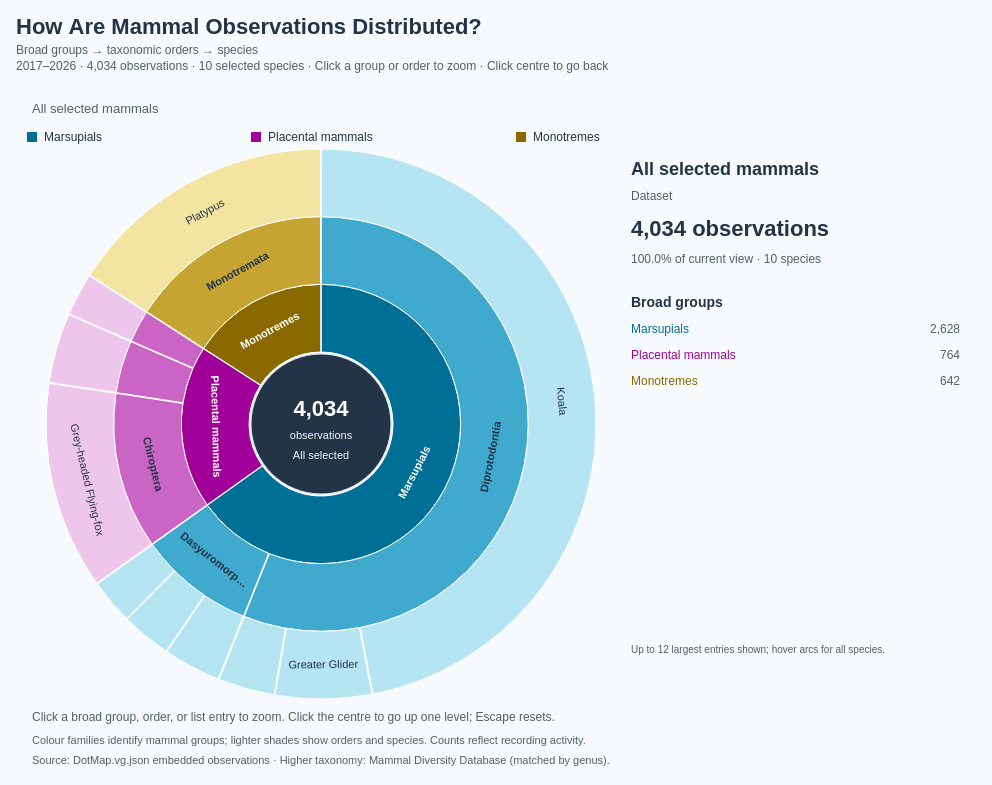

Write the Vega-Lite specification saved for this chart.
### Vega specification from a JSON file in a GitHub repository (floating-point values rounded to 4 significant figures)
{"$schema": "https://vega.github.io/schema/vega/v5.json", "description": "Zoomable sunburst using exactly the 4,034 observations for the 10 species embedded in DotMap.vg.json. Broad mammal group → taxonomic order → species. Species counts are aggregated directly from DotMap observations, including its coordinate and species selection. Higher taxonomy matched by genus to the Mammal Diversity Database, https://raw.githubusercontent.com/mammaldiversity/mammaldiversity.github.io/master/_data/mdd.csv (retrieved 2026-10-10); input scientific names retained. Internal counts are zero to avoid double counting. Counts reflect recording activity, not animal abundance. Click groups or orders to focus; click centre to return to parent; Escape resets. All data embedded. Species leaves use the shared BumpChart species colours; internal rings retain broad-group colours. Uses the 10 most recent available observation years (2017–2026), including partial 2026.", "width": 960, "height": 680, "padding": 16, "background": "#f7fafc", "title": {"text": "How Are Mammal Observations Distributed?", "subtitle": ["Broad groups → taxonomic orders → species", "2017–2026 · 4,034 observations · 10 selected species · Click a group or order to zoom · Click centre to go back"], "anchor": "start", "fontSize": 22, "color": "#243447", "subtitleFontSize": 12, "subtitleColor": "#52606d", "offset": 16, "subtitlePadding": 6, "subtitleLineHeight": 16}, "signals": [{"name": "focus", "value": "all", "on": [{"events": "@segments:click, @childLabels:click", "update": "datum.children > 0 ? datum.id : focus"}, {"events": "@centre:click", "update": "focus === 'all' ? 'all' : data('focusNode')[0].parent"}, {"events": "view:keydown[event.key === 'Escape']", "update": "'all'"}]}, {"name": "hovered", "value": null, "on": [{"events": "@segments:mouseover, @childLabels:mouseover", "update": "datum.id"}, {"events": "@segments:mouseout, @childLabels:mouseout", "update": "null"}, {"events": {"signal": "focus"}, "update": "null"}]}, {"name": "current", "update": "data('focusNode')[0]"}, {"name": "hole", "value": 72}, {"name": "radius", "value": 275}, {"name": "ring", "update": "(radius - hole) / (3 - current.depth)"}, {"name": "detail", "update": "hovered ? data('hoverNode')[0] : current"}], "data": [{"name": "taxonomy", "values": [{"id": "all", "parent": null, "label": "All selected mammals", "level": "Dataset", "count": 0, "path": "All selected mammals", "total": 4034, "speciesCount": 10}, {"id": "Marsupials", "parent": "all", "label": "Marsupials", "group": "Marsupials", "level": "Broad group", "count": 0, "path": "All selected mammals → Marsupials", "total": 2628, "speciesCount": 6}, {"id": "order:Dasyuromorphia", "parent": "Marsupials", "label": "Dasyuromorphia", "group": "Marsupials", "level": "Order", "count": 0, "path": "Marsupials → Dasyuromorphia", "total": 366, "speciesCount": 3}, {"id": "species:Dasyurus maculatus", "parent": "order:Dasyuromorphia", "label": "Spotted-tailed Quoll", "scientific": "Dasyurus maculatus", "group": "Marsupials", "level": "Species", "count": 120, "path": "Marsupials → Dasyuromorphia → Spotted-tailed Quoll", "total": 120, "speciesCount": 1}, {"id": "species:Dasyurus viverrinus", "parent": "order:Dasyuromorphia", "label": "Eastern Quoll", "scientific": "Dasyurus viverrinus", "group": "Marsupials", "level": "Species", "count": 108, "path": "Marsupials → Dasyuromorphia → Eastern Quoll", "total": 108, "speciesCount": 1}, {"id": "species:Sarcophilus harrisii", "parent": "order:Dasyuromorphia", "label": "Tasmanian Devil", "scientific": "Sarcophilus harrisii", "group": "Marsupials", "level": "Species", "count": 138, "path": "Marsupials → Dasyuromorphia → Tasmanian Devil", "total": 138, "speciesCount": 1}, {"id": "order:Diprotodontia", "parent": "Marsupials", "label": "Diprotodontia", "group": "Marsupials", "level": "Order", "count": 0, "path": "Marsupials → Diprotodontia", "total": 2262, "speciesCount": 3}, {"id": "species:Petauroides volans", "parent": "order:Diprotodontia", "label": "Greater Glider", "scientific": "Petauroides volans", "group": "Marsupials", "level": "Species", "count": 230, "path": "Marsupials → Diprotodontia → Greater Glider", "total": 230, "speciesCount": 1}, {"id": "species:Phascolarctos cinereus", "parent": "order:Diprotodontia", "label": "Koala", "scientific": "Phascolarctos cinereus", "group": "Marsupials", "level": "Species", "count": 1896, "path": "Marsupials → Diprotodontia → Koala", "total": 1896, "speciesCount": 1}, {"id": "species:Setonix brachyurus", "parent": "order:Diprotodontia", "label": "Quokka", "scientific": "Setonix brachyurus", "group": "Marsupials", "level": "Species", "count": 136, "path": "Marsupials → Diprotodontia → Quokka", "total": 136, "speciesCount": 1}, {"id": "Placental mammals", "parent": "all", "label": "Placental mammals", "group": "Placental mammals", "level": "Broad group", "count": 0, "path": "All selected mammals → Placental mammals", "total": 764, "speciesCount": 3}, {"id": "order:Carnivora", "parent": "Placental mammals", "label": "Carnivora", "group": "Placental mammals", "level": "Order", "count": 0, "path": "Placental mammals → Carnivora", "total": 103, "speciesCount": 1}, {"id": "species:Neophoca cinerea", "parent": "order:Carnivora", "label": "Australian Sea Lion", "scientific": "Neophoca cinerea", "group": "Placental mammals", "level": "Species", "count": 103, "path": "Placental mammals → Carnivora → Australian Sea Lion", "total": 103, "speciesCount": 1}, {"id": "order:Chiroptera", "parent": "Placental mammals", "label": "Chiroptera", "group": "Placental mammals", "level": "Order", "count": 0, "path": "Placental mammals → Chiroptera", "total": 494, "speciesCount": 1}, {"id": "species:Pteropus poliocephalus", "parent": "order:Chiroptera", "label": "Grey-headed Flying-fox", "scientific": "Pteropus poliocephalus", "group": "Placental mammals", "level": "Species", "count": 494, "path": "Placental mammals → Chiroptera → Grey-headed Flying-fox", "total": 494, "speciesCount": 1}, {"id": "order:Lagomorpha", "parent": "Placental mammals", "label": "Lagomorpha", "group": "Placental mammals", "level": "Order", "count": 0, "path": "Placental mammals → Lagomorpha", "total": 167, "speciesCount": 1}, {"id": "species:Oryctolagus cuniculus", "parent": "order:Lagomorpha", "label": "European Rabbit", "scientific": "Oryctolagus cuniculus", "group": "Placental mammals", "level": "Species", "count": 167, "path": "Placental mammals → Lagomorpha → European Rabbit", "total": 167, "speciesCount": 1}, {"id": "Monotremes", "parent": "all", "label": "Monotremes", "group": "Monotremes", "level": "Broad group", "count": 0, "path": "All selected mammals → Monotremes", "total": 642, "speciesCount": 1}, {"id": "order:Monotremata", "parent": "Monotremes", "label": "Monotremata", "group": "Monotremes", "level": "Order", "count": 0, "path": "Monotremes → Monotremata", "total": 642, "speciesCount": 1}, {"id": "species:Ornithorhynchus anatinus", "parent": "order:Monotremata", "label": "Platypus", "scientific": "Ornithorhynchus anatinus", "group": "Monotremes", "level": "Species", "count": 642, "path": "Monotremes → Monotremata → Platypus", "total": 642, "speciesCount": 1}]}, {"name": "tree", "source": "taxonomy", "transform": [{"type": "stratify", "key": "id", "parentKey": "parent"}, {"type": "partition", "field": "count", "sort": {"field": "value", "order": "descending"}, "size": [1, 1]}]}, {"name": "focusNode", "source": "tree", "transform": [{"type": "filter", "expr": "datum.id === focus"}]}, {"name": "hoverNode", "source": "tree", "transform": [{"type": "filter", "expr": "datum.id === hovered"}]}, {"name": "visible", "source": "tree", "transform": [{"type": "filter", "expr": "datum.depth > current.depth && datum.x0 >= current.x0 - 1e-10 && datum.x1 <= current.x1 + 1e-10"}, {"type": "formula", "expr": "2 * PI * (datum.x0 - current.x0) / (current.x1 - current.x0)", "as": "start"}, {"type": "formula", "expr": "2 * PI * (datum.x1 - current.x0) / (current.x1 - current.x0)", "as": "end"}, {"type": "formula", "expr": "hole + (datum.depth - current.depth - 1) * ring", "as": "inner"}, {"type": "formula", "expr": "hole + (datum.depth - current.depth) * ring", "as": "outer"}, {"type": "formula", "expr": "(datum.start + datum.end) / 2", "as": "mid"}]}, {"name": "children", "source": "tree", "transform": [{"type": "filter", "expr": "datum.parent === focus"}, {"type": "window", "sort": {"field": ["total", "label"], "order": ["descending", "ascending"]}, "ops": ["row_number"], "as": ["rank"]}, {"type": "filter", "expr": "datum.rank <= 12"}]}, {"name": "groupLegend", "values": [{"group": "Marsupials", "x": 16}, {"group": "Placental mammals", "x": 240}, {"group": "Monotremes", "x": 505}]}], "scales": [{"name": "groupColor", "type": "ordinal", "domain": ["Marsupials", "Placental mammals", "Monotremes"], "range": ["#006F95", "#A00097", "#8A6900"]}, {"name": "orderColor", "type": "ordinal", "domain": ["Marsupials", "Placental mammals", "Monotremes"], "range": ["#40A9CE", "#CA65C5", "#C5A431"]}, {"name": "leafColor", "type": "ordinal", "domain": ["Marsupials", "Placental mammals", "Monotremes"], "range": ["#B5E4F2", "#EEC6EC", "#F3E4A1"]}], "marks": [{"name": "breadcrumb", "type": "text", "interactive": false, "encode": {"update": {"x": {"value": 16}, "y": {"value": 24}, "text": {"signal": "current.path"}, "fontSize": {"value": 13}, "fill": {"value": "#52606d"}, "limit": {"value": 920}}}}, {"name": "segments", "type": "arc", "from": {"data": "visible"}, "encode": {"update": {"x": {"value": 305}, "y": {"value": 335}, "startAngle": {"field": "start"}, "endAngle": {"field": "end"}, "innerRadius": {"field": "inner"}, "outerRadius": {"field": "outer"}, "fill": {"signal": "scale(datum.depth === 1 ? 'groupColor' : datum.depth === 2 ? 'orderColor' : 'leafColor', datum.group)"}, "fillOpacity": {"value": 1}, "stroke": {"signal": "hovered === datum.id ? '#243447' : '#ffffff'"}, "strokeWidth": {"signal": "hovered === datum.id ? 2.5 : 1"}, "padAngle": {"value": 0.003}, "cursor": {"signal": "datum.children > 0 ? 'pointer' : 'default'"}, "tooltip": {"signal": "{'Name': datum.label, 'Level': datum.level, 'Scientific name': datum.scientific || '—', 'Observations': format(datum.total, ',d'), 'Share of current view': format(datum.total / current.total, '.1%'), 'Species': datum.speciesCount, 'Action': datum.children > 0 ? 'Click to zoom' : 'Species observation records'}"}, "description": {"signal": "datum.path + ': ' + format(datum.total, ',d') + ' observations'"}}}}, {"name": "arcLabels", "type": "text", "interactive": false, "from": {"data": "visible"}, "encode": {"update": {"x": {"value": 305}, "y": {"value": 335}, "theta": {"field": "mid"}, "radius": {"signal": "(datum.inner + datum.outer) / 2"}, "angle": {"signal": "datum.mid * 180 / PI + (datum.mid > PI / 2 && datum.mid < 3 * PI / 2 ? 180 : 0)"}, "align": {"value": "center"}, "baseline": {"value": "middle"}, "text": {"field": "label"}, "fontSize": {"value": 11}, "fontWeight": {"signal": "datum.children > 0 ? 'bold' : 'normal'"}, "fill": {"signal": "datum.depth === 1 ? '#ffffff' : '#243447'"}, "limit": {"signal": "min(130, (datum.end - datum.start) * (datum.inner + datum.outer) / 2 - 12)"}, "opacity": {"signal": "(datum.end - datum.start) * (datum.inner + datum.outer) / 2 > 65 ? 1 : 0"}}}}, {"name": "centre", "type": "arc", "encode": {"update": {"x": {"value": 305}, "y": {"value": 335}, "startAngle": {"value": 0}, "endAngle": {"signal": "2 * PI"}, "innerRadius": {"value": 0}, "outerRadius": {"signal": "hole - 2"}, "fill": {"value": "#243447"}, "stroke": {"value": "#dce4ed"}, "cursor": {"signal": "focus === 'all' ? 'default' : 'pointer'"}, "tooltip": {"signal": "focus === 'all' ? 'All selected mammal observations' : 'Return to ' + current.parent"}}}}, {"name": "centreCount", "type": "text", "interactive": false, "encode": {"update": {"x": {"value": 305}, "y": {"value": 327}, "text": {"signal": "format(current.total, ',d')"}, "fontSize": {"value": 22}, "fill": {"value": "#ffffff"}, "align": {"value": "center"}, "fontWeight": {"value": "bold"}}}}, {"name": "centreCaption", "type": "text", "interactive": false, "encode": {"update": {"x": {"value": 305}, "y": {"value": 350}, "text": {"value": "observations"}, "fontSize": {"value": 11}, "fill": {"value": "#F1F4F8"}, "align": {"value": "center"}}}}, {"name": "centreBack", "type": "text", "interactive": false, "encode": {"update": {"x": {"value": 305}, "y": {"value": 370}, "text": {"signal": "focus === 'all' ? 'All selected' : '↑ Go back'"}, "fontSize": {"value": 11}, "fill": {"value": "#F1F4F8"}, "align": {"value": "center"}}}}, {"name": "detailTitle", "type": "text", "interactive": false, "encode": {"update": {"x": {"value": 615}, "y": {"value": 86}, "text": {"signal": "detail.label"}, "fontSize": {"value": 18}, "fill": {"value": "#243447"}, "fontWeight": {"value": "bold"}, "limit": {"value": 330}}}}, {"name": "detailLevel", "type": "text", "interactive": false, "encode": {"update": {"x": {"value": 615}, "y": {"value": 111}, "text": {"signal": "detail.level + (detail.scientific ? ' · ' + detail.scientific : '')"}, "fontSize": {"value": 12}, "fill": {"value": "#52606d"}, "limit": {"value": 330}}}}, {"name": "detailCount", "type": "text", "interactive": false, "encode": {"update": {"x": {"value": 615}, "y": {"value": 147}, "text": {"signal": "format(detail.total, ',d') + ' observations'"}, "fontSize": {"value": 22}, "fill": {"value": "#243447"}, "fontWeight": {"value": "bold"}}}}, {"name": "detailShare", "type": "text", "interactive": false, "encode": {"update": {"x": {"value": 615}, "y": {"value": 174}, "text": {"signal": "format(detail.total / current.total, '.1%') + ' of current view · ' + detail.speciesCount + ' species'"}, "fontSize": {"value": 12}, "fill": {"value": "#52606d"}}}}, {"name": "listTitle", "type": "text", "interactive": false, "encode": {"update": {"x": {"value": 615}, "y": {"value": 218}, "text": {"signal": "current.depth === 0 ? 'Broad groups' : current.depth === 1 ? 'Taxonomic orders' : 'Species'"}, "fontSize": {"value": 14}, "fill": {"value": "#243447"}, "fontWeight": {"value": "bold"}}}}, {"name": "childLabels", "type": "text", "from": {"data": "children"}, "encode": {"update": {"x": {"value": 615}, "y": {"signal": "244 + (datum.rank - 1) * 26"}, "text": {"field": "label"}, "fontSize": {"value": 12}, "fill": {"scale": "groupColor", "field": "group"}, "fontWeight": {"signal": "hovered === datum.id ? 'bold' : 'normal'"}, "limit": {"value": 245}, "cursor": {"signal": "datum.children > 0 ? 'pointer' : 'default'"}, "tooltip": {"signal": "{'Name': datum.label, 'Observations': format(datum.total, ',d'), 'Share of current view': format(datum.total / current.total, '.1%')}"}}}}, {"name": "childCounts", "type": "text", "interactive": false, "from": {"data": "children"}, "encode": {"update": {"x": {"value": 944}, "y": {"signal": "244 + (datum.rank - 1) * 26"}, "align": {"value": "right"}, "text": {"signal": "format(datum.total, ',d')"}, "fontSize": {"value": 12}, "fill": {"value": "#52606d"}}}}, {"name": "listNote", "type": "text", "interactive": false, "encode": {"update": {"x": {"value": 615}, "y": {"value": 564}, "text": {"value": "Up to 12 largest entries shown; hover arcs for all species."}, "fontSize": {"value": 10}, "fill": {"value": "#52606d"}, "limit": {"value": 330}}}}, {"name": "instructions", "type": "text", "interactive": false, "encode": {"update": {"x": {"value": 16}, "y": {"value": 632}, "text": {"value": "Click a broad group, order, or list entry to zoom. Click the centre to go up one level; Escape resets."}, "fontSize": {"value": 12}, "fill": {"value": "#52606d"}}}}, {"name": "footnote", "type": "text", "interactive": false, "encode": {"update": {"x": {"value": 16}, "y": {"value": 655}, "text": {"value": "Colour families identify mammal groups; lighter shades show orders and species. Counts reflect recording activity."}, "fontSize": {"value": 11}, "fill": {"value": "#52606d"}}}}, {"name": "source", "type": "text", "interactive": false, "encode": {"update": {"x": {"value": 16}, "y": {"value": 675}, "text": {"value": "Source: DotMap.vg.json embedded observations · Higher taxonomy: Mammal Diversity Database (matched by genus)."}, "fontSize": {"value": 11}, "fill": {"value": "#52606d"}}}}, {"name": "groupLegendSymbols", "type": "symbol", "from": {"data": "groupLegend"}, "encode": {"update": {"x": {"field": "x"}, "y": {"value": 48}, "shape": {"value": "square"}, "size": {"value": 100}, "fill": {"scale": "groupColor", "field": "group"}}}}, {"name": "groupLegendLabels", "type": "text", "from": {"data": "groupLegend"}, "encode": {"update": {"x": {"signal": "datum.x + 12"}, "y": {"value": 48}, "baseline": {"value": "middle"}, "text": {"field": "group"}, "fontSize": {"value": 12}, "fill": {"value": "#243447"}}}}], "config": {"font": "Arial"}, "usermeta": {"observationWindow": {"source": "Dataset/observations-794195.csv", "dateField": "observed_on", "years": [2017, 2018, 2019, 2020, 2021, 2022, 2023, 2024, 2025, 2026], "yearCount": 10, "includesPartialLatestYear": true}}}
